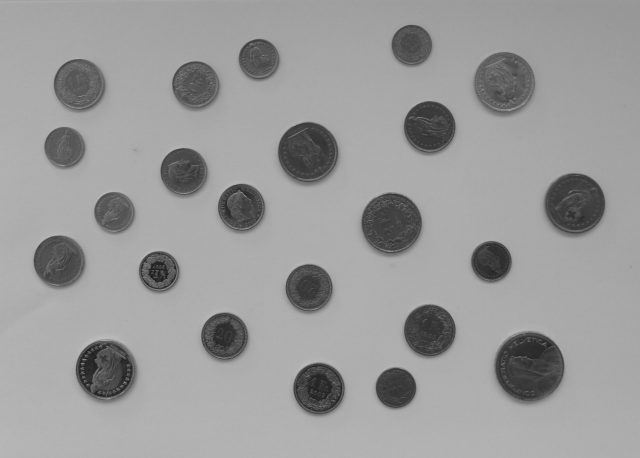
%> input picture assignments/EBV/testat01_vonRotz_Joel/Muenzen.png, 1279 x 916 px (shown at 1/2 size)
$ octave Muenzen.m   (GNU Octave 9; MATLAB toolbox functions it lacks are replaced by stand-ins)
%> lines starting %> are read from the running program, lines starting %| are printed output that depends on the picture; in (x1, y1, x2, y2) boxes, pixels count from 0 and x2, y2 are one past the last pixel; in counts of white or black regions, pixels touching at a corner belong together; the program's own positions count from 1
clear 'all';
close 'all';

%========================================%
% EBV Testat                             %
%========================================%
% Author: Joel von Rotz

% read image
Image = imread('./Muenzen.png');
%> Image is the input picture: size 916x1279 uint8; min 16, max 209, mean 154.2
[Hist, Vals] = imhist(Image);
%> Hist = 256 values, max 86822 at index 174, min 0 at index 1, mean 4576.4; Vals = 256 values from 0 to 255

%% Process Image
% Convert image to binary image
ImageBW = Image < (graythresh(Hist) * 255);
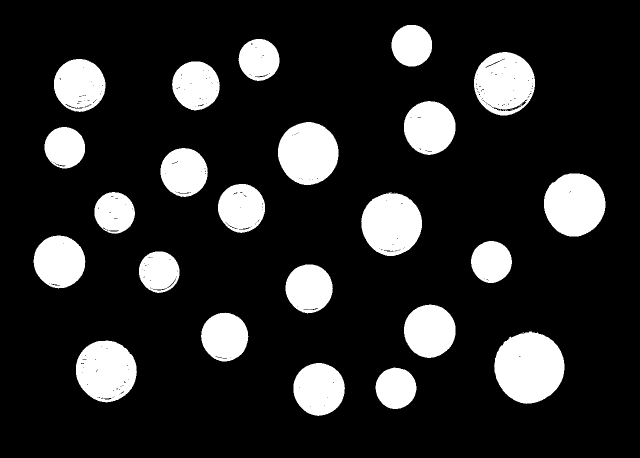
%> ImageBW: size 916x1279 logical (shown at 1/2 size); 16.2% white; 31 white regions (8 under 20 px), largest, box (x1, y1, x2, y2) and area: (988, 663, 1129, 808) 15580, (1088, 347, 1211, 473) 12138, (556, 244, 677, 370) 11852

% Close Up Holes of the
structure = strel('disk',3);
ClosedImage = imclose(ImageBW, structure);
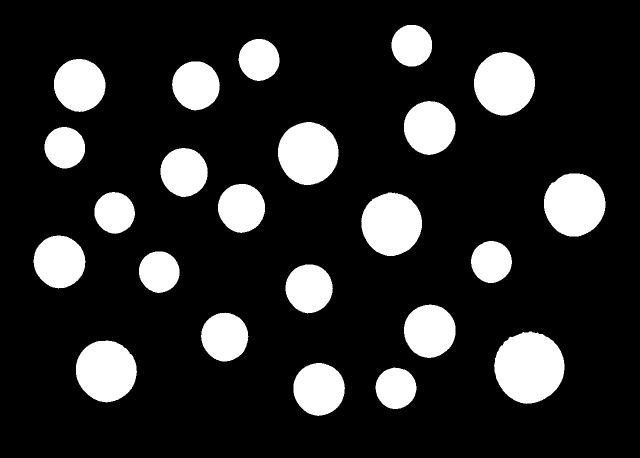
%> ClosedImage: size 916x1279 logical (shown at 1/2 size); 16.3% white; 23 white regions

% Do labeling with 8 neighbors
[LabelImage, NumberLabels] = bwlabel(ClosedImage);
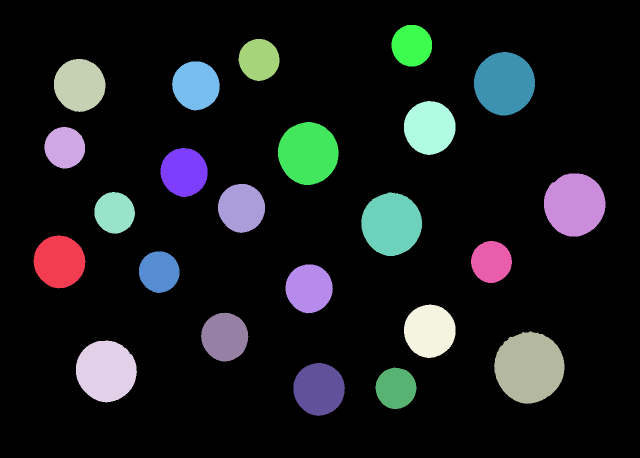
%> LabelImage: size 916x1279 double (shown at 1/2 size); 24 distinct labels, from 0 to 23; one colour per label, 0 black
%> NumberLabels = 23

% Feature Extractions -> Centroid for center point
Prop = regionprops(LabelImage,'BoundingBox', 'Area','Centroid');
%> Prop = 23 regions; largest, box (x1, y1, x2, y2), Area and Centroid: (988, 663, 1129, 808) 15610 [1059.1 735.4], (1088, 347, 1211, 473) 12143 [1149.8 409.8], (948, 104, 1070, 231) 12055 [1009.4 167.7], (722, 385, 844, 512) 11910 [783.7 448.7], (556, 244, 677, 370) 11867 [617 307.2]

%% Process Features
Centroid = zeros(NumberLabels,2); % (x,y)
AreaValues = zeros(NumberLabels,1);
CoinValue = zeros(NumberLabels,1);

            %  min,  max
CoinRanges = [4800, 5700,... % 0.50 Fr.
              6700, 7600,... % 0.20 Fr.
              8000, 9000,... % 1.00 Fr.
              11200,12500,... % 2.00 Fr.
              15200,16000]; % 5.00 Fr.

for i=1:size(Prop,1)
    % Center Points
    Centroid(i,:) = Prop(i).Centroid;

    % Coin Sizes
    Area = Prop(i).Area;

    AreaValues(i) = Prop(i).Area;

    if (Area > CoinRanges(1)) && (Area < CoinRanges(2)) % 0.50 Fr.
        CoinValue(i) = 0.5;
    elseif (Area > CoinRanges(3)) && (Area < CoinRanges(4)) % 0.20 Fr.
        CoinValue(i) = 0.2;
    elseif (Area > CoinRanges(5)) && (Area < CoinRanges(6)) % 1.00 Fr.
        CoinValue(i) = 1.0;
    elseif (Area > CoinRanges(7)) && (Area < CoinRanges(8)) % 2.00 Fr.
        CoinValue(i) = 2.0;
    elseif (Area > CoinRanges(9)) && (Area < CoinRanges(10)) % 5.00 Fr.
        CoinValue(i) = 5.0;
    else
        error("unknown coin detected");
    end

    TotalCoinValue = sum(CoinValue);

end
%> this loop made 23 passes
%> (Area, TotalCoinValue) on passes 1 to 12: (8475, 1), (5261, 1.5), (8491, 2.5), (11695, 4.5), (5231, 5), (5267, 5.5), (7178, 5.7), (7232, 5.9), (7141, 6.1), (7161, 6.3), (5341, 6.8), (11867, 8.8)
%> after the loop, AreaValues = 23 values, max 15610 at index 22, min 5231 at index 5, mean 8298.1; Centroid = 23 rows, first 12: [119.4 524; 130.1 295.8; 159.8 170.9; 212.9 742.6; 229.7 426; 319 544.3; 368.7 345; 392.4 171.6; 450.1 674.3; 483.6 416.6; 518.7 120; 617 307.2]; CoinValue = 23 values, max 5 at index 22, min 0.2 at index 7, mean 1.07


%% Plotting
% [Figure 1]
% Draw Image
figure(1);
imshow(Image); hold on;

% Draw Total Value Box
text(10,10, sprintf('Total Value: %.2f Fr.',TotalCoinValue),'FontSize', 14 , 'BackgroundColor',[.8 .8 .8],'HorizontalAlignment', 'left', 'VerticalAlignment','top');

% Draw Center Points
plot(Centroid(:,1),Centroid(:,2), "r+", 'MarkerSize',10,'LineWidth',1.5);

for i=1:size(Prop,1)
    % Draw Bounding Boxes
    rectangle('Position',Prop(i).BoundingBox,'EdgeColor',"g",'LineWidth',1.5);
    text(Centroid(i,1)+10,Centroid(i,2), sprintf('%.2f Fr.',CoinValue(i)),'FontSize', 14 , 'BackgroundColor',[.8 .8 .8],'HorizontalAlignment', 'left', 'VerticalAlignment','middle');
end
%> this loop made 23 passes
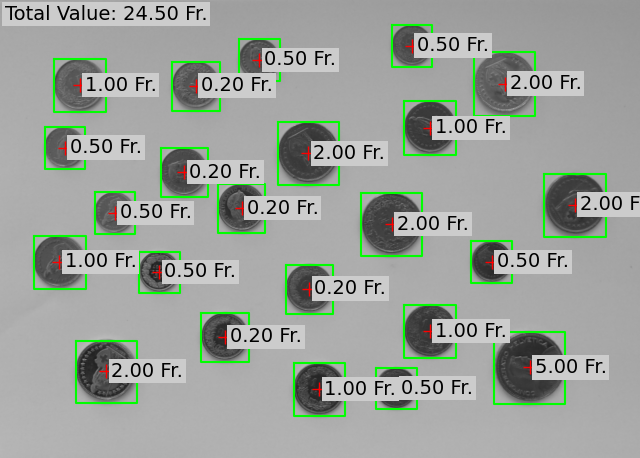
%> figure redrawn from the program's plot data; shown at 1/2 size

% [Figure 2]
% Draw Coin Area Distribution
CoinRangeLabels = ["0.50 Fr. min", "0.50 Fr. max", "0.20 Fr. min", "0.20 Fr. max", "1.00 Fr. min", "1.00 Fr. max","2.00 Fr. min","2.00 Fr. max","5.00 Fr. min","5.00 Fr. max"];

figure(2);
plot(AreaValues,1,'bo');
xticks(4000:1000:17000);
title("Coin Area Distribution");

for i=1:size(CoinRangeLabels,2)
    xline(CoinRanges(i),'--','Color','#7E2F8E','LineWidth',1.5,'Label',CoinRangeLabels(i),'LabelHorizontalAlignment','left');
end

text(mean([CoinRanges(1), CoinRanges(2)]), 1.1,sprintf("$$%u\\times$$",sum(CoinValue == 0.5)),FontWeight="bold",FontSize=20,HorizontalAlignment="center",Interpreter="latex");
%> (this line was passed over: text is not available in this run)
text(mean([CoinRanges(3), CoinRanges(4)]), 1.1,sprintf("$$%u\\times$$",sum(CoinValue == 0.2)),FontWeight="bold",FontSize=20,HorizontalAlignment="center",Interpreter="latex");
%> (this line was passed over: text is not available in this run)
text(mean([CoinRanges(5), CoinRanges(6)]), 1.1,sprintf("$$%u\\times$$",sum(CoinValue == 1.0)),FontWeight="bold",FontSize=20,HorizontalAlignment="center",Interpreter="latex");
%> (this line was passed over: text is not available in this run)
text(mean([CoinRanges(7), CoinRanges(8)]), 1.1,sprintf("$$%u\\times$$",sum(CoinValue == 2.0)),FontWeight="bold",FontSize=20,HorizontalAlignment="center",Interpreter="latex");
%> (this line was passed over: text is not available in this run)
text(mean([CoinRanges(9), CoinRanges(10)]), 1.1,sprintf("$$%u\\times$$",sum(CoinValue == 5.0)),FontWeight="bold",FontSize=20,HorizontalAlignment="center",Interpreter="latex");
%> (this line was passed over: text is not available in this run)

grid minor;
yticks(0.5:0.5:1.5);
set(gca,'YTick',[]);
set(gca,'Yticklabel',[]);
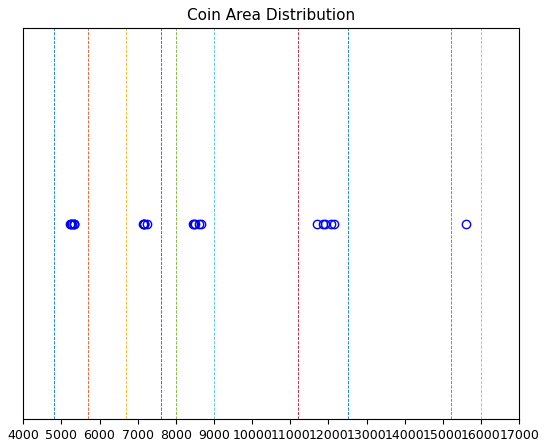
%> figure redrawn from the program's plot data
